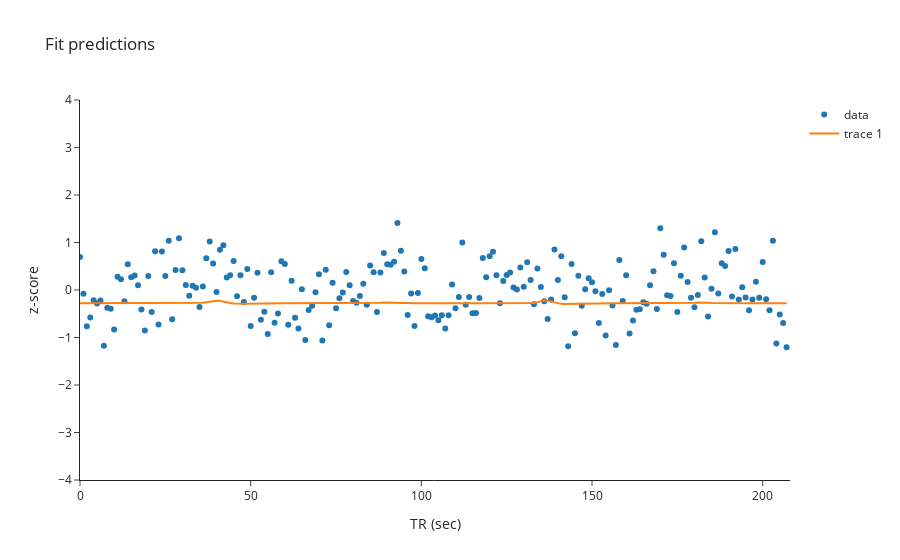

Notebook code for this chart:
### Code cell
num_vert = 100

fig4 = go.Figure()
# plot data time series
fig4.add_trace(go.Scatter(y=bold_data[num_vert,:],
                         name='data', 
                         mode='markers'))

# plot prediction
fig4.add_trace(go.Scatter(y=css_pred_mat[num_vert,:]))



fig4.update_layout(template='simple_white',
                  title = 'Fit predictions',
                  xaxis_title = 'TR (sec)',
                  yaxis_title = 'z-score')
fig4.update_xaxes(range=[0,bold_data.shape[1]])
fig4.update_yaxes(range=[-4,4])

fig4.show()

### Figure 1 — Plotly figure (JSON) as saved in the notebook; plotly's stock layout.template omitted (floating-point values rounded to 4 significant figures; data arrays with more than 128 entries replaced by an {"elided": "..."} marker saying what was removed)
{"data": [{"mode": "markers", "name": "data", "type": "scatter", "y": {"elided": "208 float values"}}, {"type": "scatter", "y": {"elided": "208 float values"}}], "layout": {"autosize": true, "title": {"text": "Fit predictions"}, "xaxis": {"range": [0, 208], "title": {"text": "TR (sec)"}}, "yaxis": {"range": [-4, 4], "title": {"text": "z-score"}, "type": "linear"}}}
